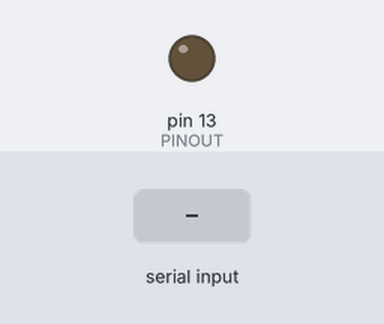
Simulated run of this sketch. Board: Arduino Uno, built with avr-gcc and run on an emulated ATmega328P. Parts: output pins drawn as LEDs (lit = HIGH). The inputs (shaded band) are chosen by the test bench.

Above: at 1.2 s.
1.3 s: "a" received over Serial
At 2.5 s:
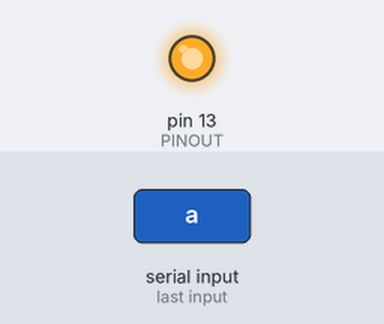
2.8 s: "b" received over Serial
At 3.6 s:
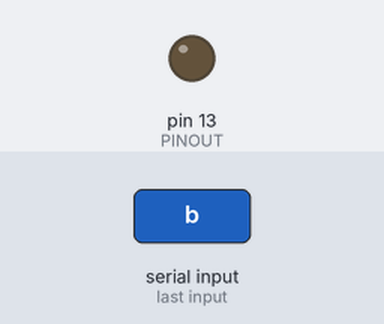
4.3 s: "c" received over Serial
At 4.9 s:
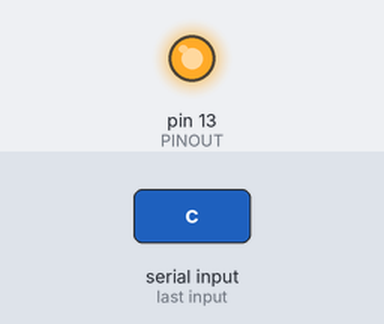
Timing chart, 0 to 7.3 s (numbered marks = the images above; inputs shaded):
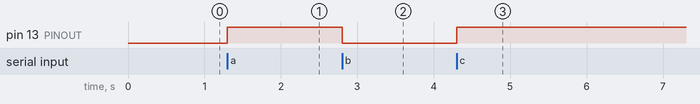

Measured:
- after the input at 1.3 s, pin 13 (PINOUT): LOW → HIGH at once
- after the input at 2.8 s, pin 13 (PINOUT): HIGH → LOW at once
- after the input at 4.3 s, pin 13 (PINOUT): LOW → HIGH at once

The sketch:

MagicControl.ino
```cpp
#include <TimerOne.h>
/*
 * Use Serial data to control pin 13 on the Arduino
 * The Timer one library is used and is implemente to generate a delay of 10s
 *      timeSetter(); is initilized for a delay of 10s
 *      limit=10, gives a delay of 1min and 17 s, ie 77s (practical value)
 *      ie limit=243 give a delay of about 30 min=1800s
 *

 * Base on the 'data' read ,do the following
 *  if 'a' -> power on
 *  if 'b' -> power off
 *  if 'c' -> power off after a delay of 30min
 *  if 'd' -> power off after a delay of 30*2 min
 *  if 'e' -> power off after a delay of 30*3 min
 *  if 'f' -> power off after a delay of 30*6 min

 *
 */


#define PINOUT 13 // pin 13 on arduino
volatile unsigned long blinkCount = 0;// to keep track of the loop counts
volatile unsigned long limit = 0; // variable to limit/ reset the loop

void setup(){

    pinMode(PINOUT, OUTPUT);
    Serial.begin(9600);
}

void loop()
{
    String data = ""; // data to be read stored in this variable
    if(Serial.available() > 0){
        while(Serial.available()){
            char inChar = (char)Serial.read(); //read the input
            data += inChar;        //make a string of the characters coming on serial
        }
        if(data=="a") {
            digitalWrite( 13,HIGH );
        }
        else if(data=="b"){
            blinkCount=0;      // reset the loop counts to zero
            Timer1.detachInterrupt();
            digitalWrite( PINOUT,LOW );
        }

        else if(data=="c") {
            limit =234;
            timeSetter();
        }
        else if(data="d"){
            limit =468;
            timeSetter();
         }
        else if(data="e"){
            limit =702;
            timeSetter();
         }
        else if(data="f") {
          limit =1404;
         timeSetter();
         }
         data="";

    }


}

/*  ISR Timer Routine
 *
 *  increment blink count every 10 seconds
 *  if limit reached,detach interrupt and reset count after making 13 pin low

*/
void timerIsr()
{
    blinkCount = blinkCount + 1;
    Serial.println(blinkCount);
    if(blinkCount==limit){    // if limit reached, make pin low and reset
       digitalWrite( PINOUT,LOW );
       Timer1.detachInterrupt();
       blinkCount=0;
    }
}

/*
 * Function to make the delay,
 * Make 13 pin high
 * loop throught limit no of times 10 sec
 */
void timeSetter(){
    digitalWrite( PINOUT,HIGH );
    for(int i=0;i<limit;i++){
        Timer1.initialize(10000000); // Initialize Timer1 for 10seconds
        Timer1.attachInterrupt( timerIsr ); //  service routine
    }
}
```
